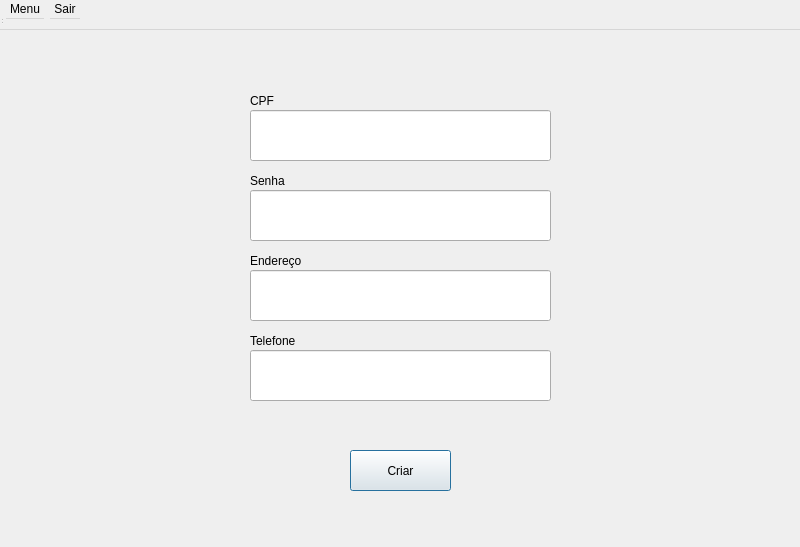
<?xml version="1.0" encoding="UTF-8"?>
<ui version="4.0">
 <class>cadastroCliente</class>
 <widget class="QDialog" name="cadastroCliente">
  <property name="geometry">
   <rect>
    <x>0</x>
    <y>0</y>
    <width>800</width>
    <height>547</height>
   </rect>
  </property>
  <property name="windowTitle">
   <string>Tela de Cadastro de Itens</string>
  </property>
  <widget class="QWidget" name="centralwidget" native="true">
   <property name="geometry">
    <rect>
     <x>-30</x>
     <y>10</y>
     <width>861</width>
     <height>521</height>
    </rect>
   </property>
   <widget class="QLineEdit" name="lineEdit_senha">
    <property name="geometry">
     <rect>
      <x>280</x>
      <y>180</y>
      <width>301</width>
      <height>51</height>
     </rect>
    </property>
    <property name="text">
     <string/>
    </property>
   </widget>
   <widget class="QPushButton" name="pushButton_criarCliente">
    <property name="geometry">
     <rect>
      <x>380</x>
      <y>440</y>
      <width>101</width>
      <height>41</height>
     </rect>
    </property>
    <property name="text">
     <string>Criar</string>
    </property>
   </widget>
   <widget class="QLineEdit" name="lineEdit_endereco">
    <property name="geometry">
     <rect>
      <x>280</x>
      <y>260</y>
      <width>301</width>
      <height>51</height>
     </rect>
    </property>
    <property name="text">
     <string/>
    </property>
   </widget>
   <widget class="QLabel" name="label_cpf">
    <property name="geometry">
     <rect>
      <x>280</x>
      <y>80</y>
      <width>121</width>
      <height>21</height>
     </rect>
    </property>
    <property name="text">
     <string>CPF</string>
    </property>
   </widget>
   <widget class="QLabel" name="label_senha">
    <property name="geometry">
     <rect>
      <x>280</x>
      <y>160</y>
      <width>141</width>
      <height>21</height>
     </rect>
    </property>
    <property name="text">
     <string>Senha</string>
    </property>
   </widget>
   <widget class="QLabel" name="label_endereco">
    <property name="geometry">
     <rect>
      <x>280</x>
      <y>240</y>
      <width>121</width>
      <height>21</height>
     </rect>
    </property>
    <property name="text">
     <string>Endereço</string>
    </property>
   </widget>
   <widget class="QLabel" name="label_telefone">
    <property name="geometry">
     <rect>
      <x>280</x>
      <y>320</y>
      <width>131</width>
      <height>21</height>
     </rect>
    </property>
    <property name="text">
     <string>Telefone</string>
    </property>
   </widget>
   <widget class="QLineEdit" name="lineEdit_telefone">
    <property name="geometry">
     <rect>
      <x>280</x>
      <y>340</y>
      <width>301</width>
      <height>51</height>
     </rect>
    </property>
    <property name="text">
     <string/>
    </property>
   </widget>
   <widget class="QLineEdit" name="lineEdit2">
    <property name="geometry">
     <rect>
      <x>280</x>
      <y>100</y>
      <width>301</width>
      <height>51</height>
     </rect>
    </property>
   </widget>
  </widget>
  <widget class="QMenuBar" name="menubar">
   <property name="geometry">
    <rect>
     <x>0</x>
     <y>0</y>
     <width>800</width>
     <height>30</height>
    </rect>
   </property>
   <widget class="QMenu" name="menuMenu">
    <property name="title">
     <string>Menu</string>
    </property>
   </widget>
   <widget class="QMenu" name="menuSair">
    <property name="title">
     <string>Sair</string>
    </property>
   </widget>
   <addaction name="menuMenu"/>
   <addaction name="menuSair"/>
  </widget>
  <widget class="QStatusBar" name="statusbar">
   <property name="geometry">
    <rect>
     <x>0</x>
     <y>0</y>
     <width>3</width>
     <height>25</height>
    </rect>
   </property>
  </widget>
 </widget>
 <resources/>
 <connections/>
</ui>
